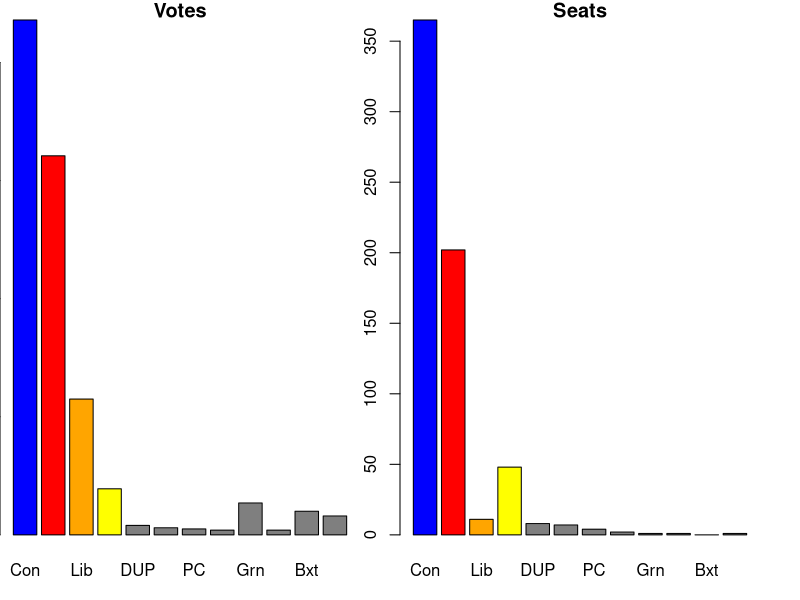
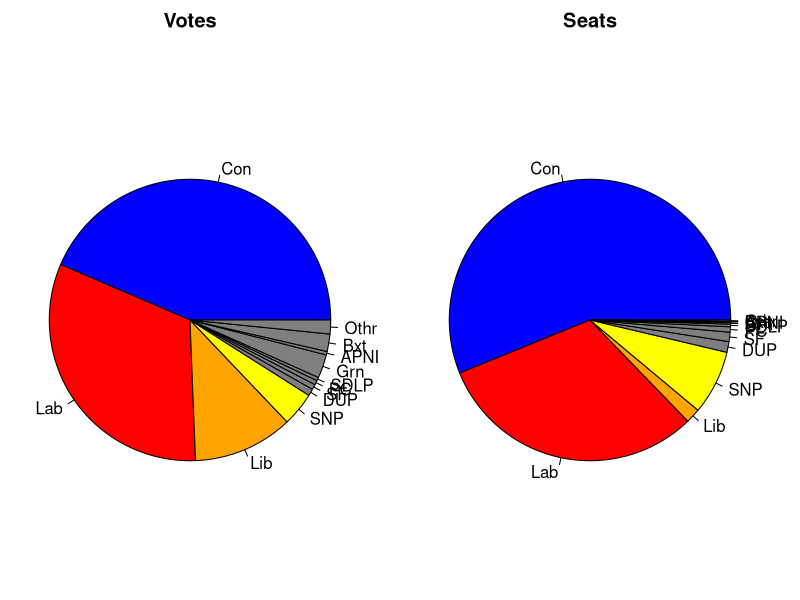
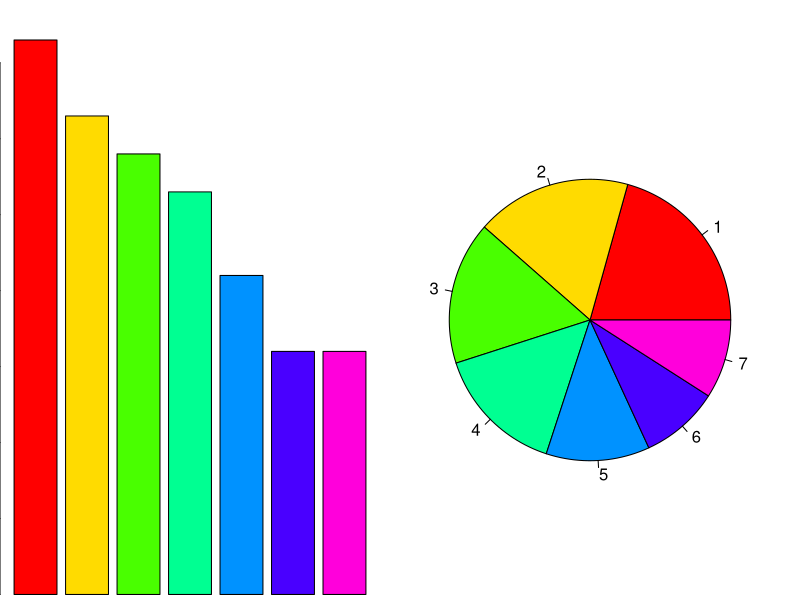

Recreate these plots in R, in order.
## ---- chunk 1
votes <- c(43.6,32.1,11.5,3.9,.8,.6,.5,.4,2.7,.4,2,1.6)
seats <- c(365,202,11,48,8,7,4,2,1,1,0,1)
parties <- c('Con','Lab','Lib','SNP','DUP','SF','PC','SDLP','Grn','APNI','Bxt','Othr')
colours <- c('blue','red','orange','yellow',
             rep('gray50',times=8))
par(mfrow=c(1,2), mar=c(3,0,1,2))
barplot(votes, names.arg = parties, col=colours, main='Votes')
barplot(seats, names.arg = parties, col=colours, main='Seats')
## ---- chunk 2
par(mfrow=c(1,2), mar=c(0,0,2,1))
pie(votes, labels = parties, col=colours, main='Votes')
pie(seats, labels = parties, col=colours, main='Seats')
## ---- chunk 3
par(mfrow=c(1,2))
types <- c(73, 63, 58, 53, 42, 32, 32)
barplot(types, col=rainbow(7))
pie(types, col=rainbow(7))
